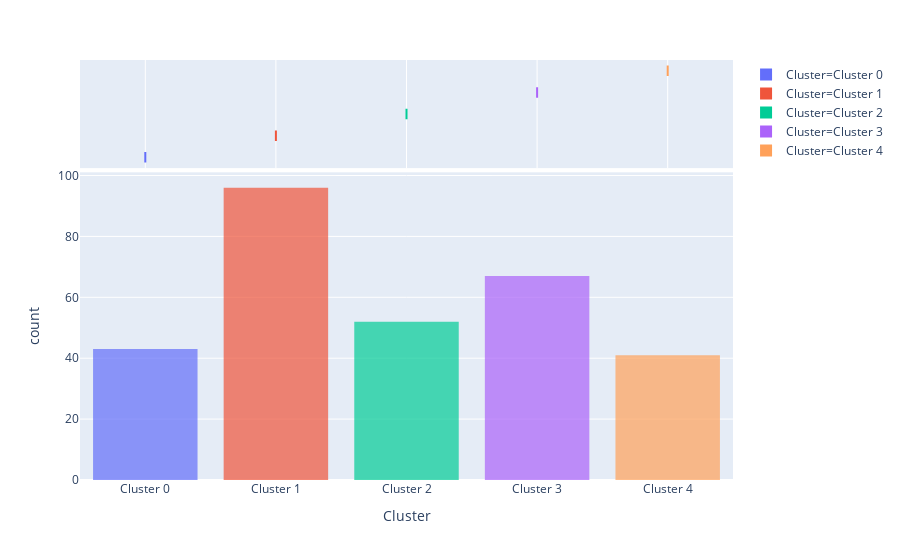

Source (notebook cell):
### Code cell
plot_model(m, plot = 'distribution') #to see size of clusters

### Figure 1 — Plotly figure (JSON) as saved in the notebook; plotly's stock layout.template omitted (floating-point values rounded to 4 significant figures; data arrays with more than 128 entries replaced by an {"elided": "..."} marker saying what was removed)
{"data": [{"alignmentgroup": "True", "bingroup": "x", "hoverlabel": {"namelength": 0}, "hovertemplate": "Cluster=%{x}<br>count=%{y}", "legendgroup": "Cluster=Cluster 0", "marker": {"color": "#636efa", "opacity": 0.7}, "name": "Cluster=Cluster 0", "offsetgroup": "Cluster=Cluster 0", "orientation": "v", "showlegend": true, "type": "histogram", "x": ["Cluster 0", "Cluster 0", "Cluster 0", "Cluster 0", "Cluster 0", "Cluster 0", "Cluster 0", "Cluster 0", "Cluster 0", "Cluster 0", "Cluster 0", "Cluster 0", "Cluster 0", "Cluster 0", "Cluster 0", "Cluster 0", "Cluster 0", "Cluster 0", "Cluster 0", "Cluster 0", "Cluster 0", "Cluster 0", "Cluster 0", "Cluster 0", "Cluster 0", "Cluster 0", "Cluster 0", "Cluster 0", "Cluster 0", "Cluster 0", "Cluster 0", "Cluster 0", "Cluster 0", "Cluster 0", "Cluster 0", "Cluster 0", "Cluster 0", "Cluster 0", "Cluster 0", "Cluster 0", "Cluster 0", "Cluster 0", "Cluster 0"], "xaxis": "x", "yaxis": "y"}, {"alignmentgroup": "True", "customdata": {"elided": "43x6 mixed values"}, "hoverlabel": {"namelength": 0}, "hovertemplate": "Cluster=%{customdata[5]}<br>track_id=%{customdata[0]}<br>track_name=%{customdata[1]}<br>danceability=%{customdata[2]}<br>energy=%{customdata[3]}<br>tempo=%{customdata[4]}", "legendgroup": "Cluster=Cluster 0", "marker": {"color": "#636efa"}, "name": "Cluster=Cluster 0", "notched": true, "offsetgroup": "Cluster=Cluster 0", "showlegend": false, "type": "box", "x": ["Cluster 0", "Cluster 0", "Cluster 0", "Cluster 0", "Cluster 0", "Cluster 0", "Cluster 0", "Cluster 0", "Cluster 0", "Cluster 0", "Cluster 0", "Cluster 0", "Cluster 0", "Cluster 0", "Cluster 0", "Cluster 0", "Cluster 0", "Cluster 0", "Cluster 0", "Cluster 0", "Cluster 0", "Cluster 0", "Cluster 0", "Cluster 0", "Cluster 0", "Cluster 0", "Cluster 0", "Cluster 0", "Cluster 0", "Cluster 0", "Cluster 0", "Cluster 0", "Cluster 0", "Cluster 0", "Cluster 0", "Cluster 0", "Cluster 0", "Cluster 0", "Cluster 0", "Cluster 0", "Cluster 0", "Cluster 0", "Cluster 0"], "xaxis": "x2", "yaxis": "y2"}, {"alignmentgroup": "True", "bingroup": "x", "hoverlabel": {"namelength": 0}, "hovertemplate": "Cluster=%{x}<br>count=%{y}", "legendgroup": "Cluster=Cluster 1", "marker": {"color": "#EF553B", "opacity": 0.7}, "name": "Cluster=Cluster 1", "offsetgroup": "Cluster=Cluster 1", "orientation": "v", "showlegend": true, "type": "histogram", "x": ["Cluster 1", "Cluster 1", "Cluster 1", "Cluster 1", "Cluster 1", "Cluster 1", "Cluster 1", "Cluster 1", "Cluster 1", "Cluster 1", "Cluster 1", "Cluster 1", "Cluster 1", "Cluster 1", "Cluster 1", "Cluster 1", "Cluster 1", "Cluster 1", "Cluster 1", "Cluster 1", "Cluster 1", "Cluster 1", "Cluster 1", "Cluster 1", "Cluster 1", "Cluster 1", "Cluster 1", "Cluster 1", "Cluster 1", "Cluster 1", "Cluster 1", "Cluster 1", "Cluster 1", "Cluster 1", "Cluster 1", "Cluster 1", "Cluster 1", "Cluster 1", "Cluster 1", "Cluster 1", "Cluster 1", "Cluster 1", "Cluster 1", "Cluster 1", "Cluster 1", "Cluster 1", "Cluster 1", "Cluster 1", "Cluster 1", "Cluster 1", "Cluster 1", "Cluster 1", "Cluster 1", "Cluster 1", "Cluster 1", "Cluster 1", "Cluster 1", "Cluster 1", "Cluster 1", "Cluster 1", "Cluster 1", "Cluster 1", "Cluster 1", "Cluster 1", "Cluster 1", "Cluster 1", "Cluster 1", "Cluster 1", "Cluster 1", "Cluster 1", "Cluster 1", "Cluster 1", "Cluster 1", "Cluster 1", "Cluster 1", "Cluster 1", "Cluster 1", "Cluster 1", "Cluster 1", "Cluster 1", "Cluster 1", "Cluster 1", "Cluster 1", "Cluster 1", "Cluster 1", "Cluster 1", "Cluster 1", "Cluster 1", "Cluster 1", "Cluster 1", "Cluster 1", "Cluster 1", "Cluster 1", "Cluster 1", "Cluster 1", "Cluster 1"], "xaxis": "x", "yaxis": "y"}, {"alignmentgroup": "True", "customdata": {"elided": "96x6 mixed values"}, "hoverlabel": {"namelength": 0}, "hovertemplate": "Cluster=%{customdata[5]}<br>track_id=%{customdata[0]}<br>track_name=%{customdata[1]}<br>danceability=%{customdata[2]}<br>energy=%{customdata[3]}<br>tempo=%{customdata[4]}", "legendgroup": "Cluster=Cluster 1", "marker": {"color": "#EF553B"}, "name": "Cluster=Cluster 1", "notched": true, "offsetgroup": "Cluster=Cluster 1", "showlegend": false, "type": "box", "x": ["Cluster 1", "Cluster 1", "Cluster 1", "Cluster 1", "Cluster 1", "Cluster 1", "Cluster 1", "Cluster 1", "Cluster 1", "Cluster 1", "Cluster 1", "Cluster 1", "Cluster 1", "Cluster 1", "Cluster 1", "Cluster 1", "Cluster 1", "Cluster 1", "Cluster 1", "Cluster 1", "Cluster 1", "Cluster 1", "Cluster 1", "Cluster 1", "Cluster 1", "Cluster 1", "Cluster 1", "Cluster 1", "Cluster 1", "Cluster 1", "Cluster 1", "Cluster 1", "Cluster 1", "Cluster 1", "Cluster 1", "Cluster 1", "Cluster 1", "Cluster 1", "Cluster 1", "Cluster 1", "Cluster 1", "Cluster 1", "Cluster 1", "Cluster 1", "Cluster 1", "Cluster 1", "Cluster 1", "Cluster 1", "Cluster 1", "Cluster 1", "Cluster 1", "Cluster 1", "Cluster 1", "Cluster 1", "Cluster 1", "Cluster 1", "Cluster 1", "Cluster 1", "Cluster 1", "Cluster 1", "Cluster 1", "Cluster 1", "Cluster 1", "Cluster 1", "Cluster 1", "Cluster 1", "Cluster 1", "Cluster 1", "Cluster 1", "Cluster 1", "Cluster 1", "Cluster 1", "Cluster 1", "Cluster 1", "Cluster 1", "Cluster 1", "Cluster 1", "Cluster 1", "Cluster 1", "Cluster 1", "Cluster 1", "Cluster 1", "Cluster 1", "Cluster 1", "Cluster 1", "Cluster 1", "Cluster 1", "Cluster 1", "Cluster 1", "Cluster 1", "Cluster 1", "Cluster 1", "Cluster 1", "Cluster 1", "Cluster 1", "Cluster 1"], "xaxis": "x2", "yaxis": "y2"}, {"alignmentgroup": "True", "bingroup": "x", "hoverlabel": {"namelength": 0}, "hovertemplate": "Cluster=%{x}<br>count=%{y}", "legendgroup": "Cluster=Cluster 2", "marker": {"color": "#00cc96", "opacity": 0.7}, "name": "Cluster=Cluster 2", "offsetgroup": "Cluster=Cluster 2", "orientation": "v", "showlegend": true, "type": "histogram", "x": ["Cluster 2", "Cluster 2", "Cluster 2", "Cluster 2", "Cluster 2", "Cluster 2", "Cluster 2", "Cluster 2", "Cluster 2", "Cluster 2", "Cluster 2", "Cluster 2", "Cluster 2", "Cluster 2", "Cluster 2", "Cluster 2", "Cluster 2", "Cluster 2", "Cluster 2", "Cluster 2", "Cluster 2", "Cluster 2", "Cluster 2", "Cluster 2", "Cluster 2", "Cluster 2", "Cluster 2", "Cluster 2", "Cluster 2", "Cluster 2", "Cluster 2", "Cluster 2", "Cluster 2", "Cluster 2", "Cluster 2", "Cluster 2", "Cluster 2", "Cluster 2", "Cluster 2", "Cluster 2", "Cluster 2", "Cluster 2", "Cluster 2", "Cluster 2", "Cluster 2", "Cluster 2", "Cluster 2", "Cluster 2", "Cluster 2", "Cluster 2", "Cluster 2", "Cluster 2"], "xaxis": "x", "yaxis": "y"}, {"alignmentgroup": "True", "customdata": {"elided": "52x6 mixed values"}, "hoverlabel": {"namelength": 0}, "hovertemplate": "Cluster=%{customdata[5]}<br>track_id=%{customdata[0]}<br>track_name=%{customdata[1]}<br>danceability=%{customdata[2]}<br>energy=%{customdata[3]}<br>tempo=%{customdata[4]}", "legendgroup": "Cluster=Cluster 2", "marker": {"color": "#00cc96"}, "name": "Cluster=Cluster 2", "notched": true, "offsetgroup": "Cluster=Cluster 2", "showlegend": false, "type": "box", "x": ["Cluster 2", "Cluster 2", "Cluster 2", "Cluster 2", "Cluster 2", "Cluster 2", "Cluster 2", "Cluster 2", "Cluster 2", "Cluster 2", "Cluster 2", "Cluster 2", "Cluster 2", "Cluster 2", "Cluster 2", "Cluster 2", "Cluster 2", "Cluster 2", "Cluster 2", "Cluster 2", "Cluster 2", "Cluster 2", "Cluster 2", "Cluster 2", "Cluster 2", "Cluster 2", "Cluster 2", "Cluster 2", "Cluster 2", "Cluster 2", "Cluster 2", "Cluster 2", "Cluster 2", "Cluster 2", "Cluster 2", "Cluster 2", "Cluster 2", "Cluster 2", "Cluster 2", "Cluster 2", "Cluster 2", "Cluster 2", "Cluster 2", "Cluster 2", "Cluster 2", "Cluster 2", "Cluster 2", "Cluster 2", "Cluster 2", "Cluster 2", "Cluster 2", "Cluster 2"], "xaxis": "x2", "yaxis": "y2"}, {"alignmentgroup": "True", "bingroup": "x", "hoverlabel": {"namelength": 0}, "hovertemplate": "Cluster=%{x}<br>count=%{y}", "legendgroup": "Cluster=Cluster 3", "marker": {"color": "#ab63fa", "opacity": 0.7}, "name": "Cluster=Cluster 3", "offsetgroup": "Cluster=Cluster 3", "orientation": "v", "showlegend": true, "type": "histogram", "x": ["Cluster 3", "Cluster 3", "Cluster 3", "Cluster 3", "Cluster 3", "Cluster 3", "Cluster 3", "Cluster 3", "Cluster 3", "Cluster 3", "Cluster 3", "Cluster 3", "Cluster 3", "Cluster 3", "Cluster 3", "Cluster 3", "Cluster 3", "Cluster 3", "Cluster 3", "Cluster 3", "Cluster 3", "Cluster 3", "Cluster 3", "Cluster 3", "Cluster 3", "Cluster 3", "Cluster 3", "Cluster 3", "Cluster 3", "Cluster 3", "Cluster 3", "Cluster 3", "Cluster 3", "Cluster 3", "Cluster 3", "Cluster 3", "Cluster 3", "Cluster 3", "Cluster 3", "Cluster 3", "Cluster 3", "Cluster 3", "Cluster 3", "Cluster 3", "Cluster 3", "Cluster 3", "Cluster 3", "Cluster 3", "Cluster 3", "Cluster 3", "Cluster 3", "Cluster 3", "Cluster 3", "Cluster 3", "Cluster 3", "Cluster 3", "Cluster 3", "Cluster 3", "Cluster 3", "Cluster 3", "Cluster 3", "Cluster 3", "Cluster 3", "Cluster 3", "Cluster 3", "Cluster 3", "Cluster 3"], "xaxis": "x", "yaxis": "y"}, {"alignmentgroup": "True", "customdata": {"elided": "67x6 mixed values"}, "hoverlabel": {"namelength": 0}, "hovertemplate": "Cluster=%{customdata[5]}<br>track_id=%{customdata[0]}<br>track_name=%{customdata[1]}<br>danceability=%{customdata[2]}<br>energy=%{customdata[3]}<br>tempo=%{customdata[4]}", "legendgroup": "Cluster=Cluster 3", "marker": {"color": "#ab63fa"}, "name": "Cluster=Cluster 3", "notched": true, "offsetgroup": "Cluster=Cluster 3", "showlegend": false, "type": "box", "x": ["Cluster 3", "Cluster 3", "Cluster 3", "Cluster 3", "Cluster 3", "Cluster 3", "Cluster 3", "Cluster 3", "Cluster 3", "Cluster 3", "Cluster 3", "Cluster 3", "Cluster 3", "Cluster 3", "Cluster 3", "Cluster 3", "Cluster 3", "Cluster 3", "Cluster 3", "Cluster 3", "Cluster 3", "Cluster 3", "Cluster 3", "Cluster 3", "Cluster 3", "Cluster 3", "Cluster 3", "Cluster 3", "Cluster 3", "Cluster 3", "Cluster 3", "Cluster 3", "Cluster 3", "Cluster 3", "Cluster 3", "Cluster 3", "Cluster 3", "Cluster 3", "Cluster 3", "Cluster 3", "Cluster 3", "Cluster 3", "Cluster 3", "Cluster 3", "Cluster 3", "Cluster 3", "Cluster 3", "Cluster 3", "Cluster 3", "Cluster 3", "Cluster 3", "Cluster 3", "Cluster 3", "Cluster 3", "Cluster 3", "Cluster 3", "Cluster 3", "Cluster 3", "Cluster 3", "Cluster 3", "Cluster 3", "Cluster 3", "Cluster 3", "Cluster 3", "Cluster 3", "Cluster 3", "Cluster 3"], "xaxis": "x2", "yaxis": "y2"}, {"alignmentgroup": "True", "bingroup": "x", "hoverlabel": {"namelength": 0}, "hovertemplate": "Cluster=%{x}<br>count=%{y}", "legendgroup": "Cluster=Cluster 4", "marker": {"color": "#FFA15A", "opacity": 0.7}, "name": "Cluster=Cluster 4", "offsetgroup": "Cluster=Cluster 4", "orientation": "v", "showlegend": true, "type": "histogram", "x": ["Cluster 4", "Cluster 4", "Cluster 4", "Cluster 4", "Cluster 4", "Cluster 4", "Cluster 4", "Cluster 4", "Cluster 4", "Cluster 4", "Cluster 4", "Cluster 4", "Cluster 4", "Cluster 4", "Cluster 4", "Cluster 4", "Cluster 4", "Cluster 4", "Cluster 4", "Cluster 4", "Cluster 4", "Cluster 4", "Cluster 4", "Cluster 4", "Cluster 4", "Cluster 4", "Cluster 4", "Cluster 4", "Cluster 4", "Cluster 4", "Cluster 4", "Cluster 4", "Cluster 4", "Cluster 4", "Cluster 4", "Cluster 4", "Cluster 4", "Cluster 4", "Cluster 4", "Cluster 4", "Cluster 4"], "xaxis": "x", "yaxis": "y"}, {"alignmentgroup": "True", "customdata": {"elided": "41x6 mixed values"}, "hoverlabel": {"namelength": 0}, "hovertemplate": "Cluster=%{customdata[5]}<br>track_id=%{customdata[0]}<br>track_name=%{customdata[1]}<br>danceability=%{customdata[2]}<br>energy=%{customdata[3]}<br>tempo=%{customdata[4]}", "legendgroup": "Cluster=Cluster 4", "marker": {"color": "#FFA15A"}, "name": "Cluster=Cluster 4", "notched": true, "offsetgroup": "Cluster=Cluster 4", "showlegend": false, "type": "box", "x": ["Cluster 4", "Cluster 4", "Cluster 4", "Cluster 4", "Cluster 4", "Cluster 4", "Cluster 4", "Cluster 4", "Cluster 4", "Cluster 4", "Cluster 4", "Cluster 4", "Cluster 4", "Cluster 4", "Cluster 4", "Cluster 4", "Cluster 4", "Cluster 4", "Cluster 4", "Cluster 4", "Cluster 4", "Cluster 4", "Cluster 4", "Cluster 4", "Cluster 4", "Cluster 4", "Cluster 4", "Cluster 4", "Cluster 4", "Cluster 4", "Cluster 4", "Cluster 4", "Cluster 4", "Cluster 4", "Cluster 4", "Cluster 4", "Cluster 4", "Cluster 4", "Cluster 4", "Cluster 4", "Cluster 4"], "xaxis": "x2", "yaxis": "y2"}], "layout": {"barmode": "relative", "legend": {"tracegroupgap": 0}, "margin": {"t": 60}, "xaxis": {"anchor": "y", "categoryarray": ["Cluster 0", "Cluster 1", "Cluster 2", "Cluster 3", "Cluster 4"], "categoryorder": "array", "domain": [0, 1], "title": {"text": "Cluster"}}, "xaxis2": {"anchor": "y2", "domain": [0, 1], "matches": "x", "showgrid": true, "showticklabels": false}, "yaxis": {"anchor": "x", "domain": [0, 0.7326], "title": {"text": "count"}}, "yaxis2": {"anchor": "x2", "domain": [0.7426, 1], "matches": "y2", "showgrid": false, "showline": false, "showticklabels": false, "ticks": ""}}}
